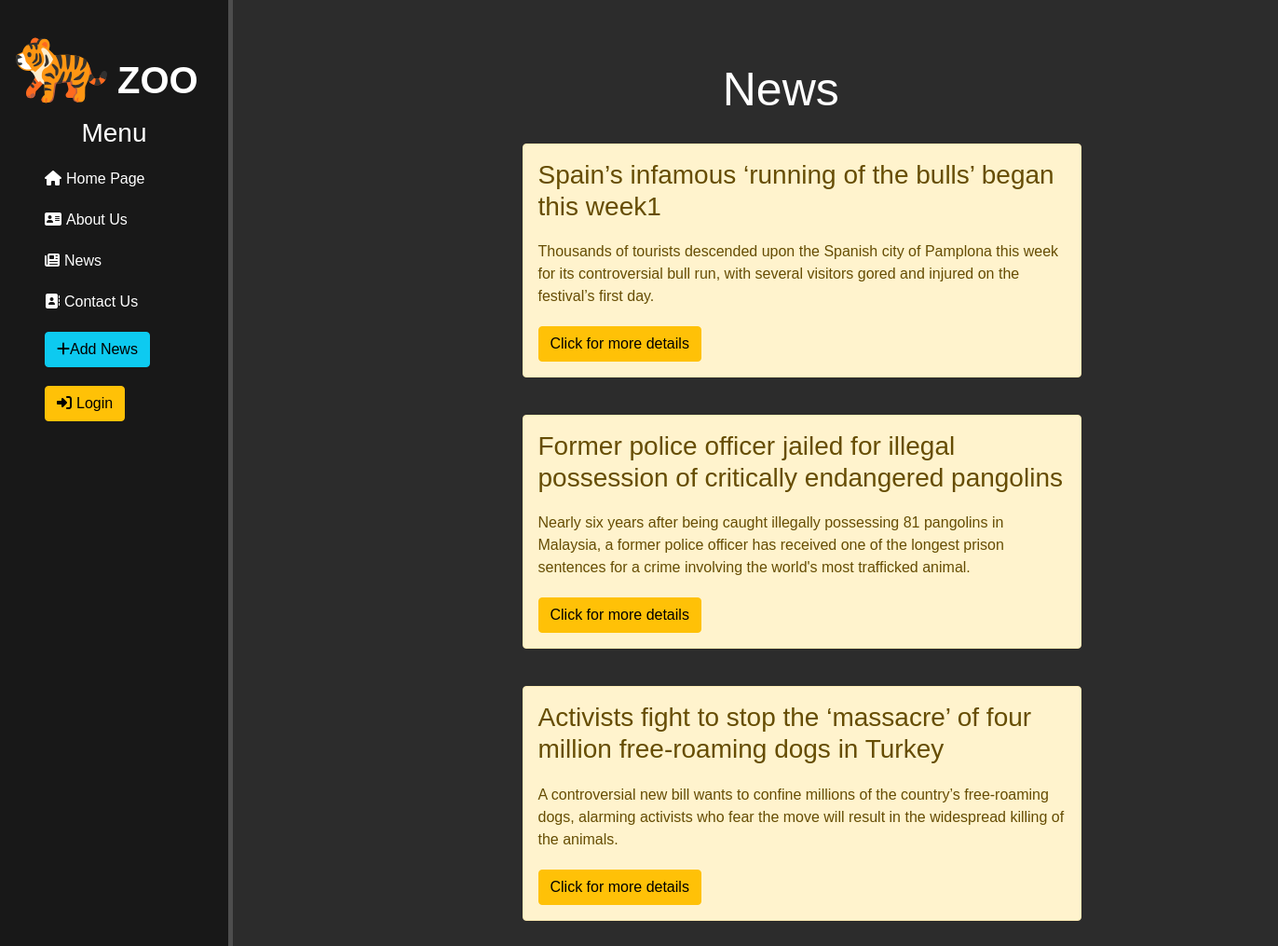
Page /news/ on the committed database.
### news/models.py (models this page shows, shortened)
class Articles(models.Model):
    title = models.CharField('Название', max_length=120)
    anons = models.CharField('Анонс', max_length=250)
    full_text = models.TextField('Содержание')
    date = models.DateTimeField('Дата публикации')
    class Meta:
        verbose_name = 'News'
        verbose_name_plural = 'News'

### news/views.py (the view)
# urls.py: path('', views.news_home, name='news_home'),
def news_home(request):
    news = Articles.objects.order_by('-date')
    return render(request, 'news/news_home.html', {'news': news})

### news/templates/news/news_home.html (shortened to what this page needs)
{% extends 'main/layout.html' %}
{% block content %}
<div class="features">
    <h1>News</h1>
    {% if news%}
        {% for el in news %}
            <div class="alert alert-warning">
                <h3>{{ el.title }}</h3>
                <p>{{ el.anons }}</p>
                <a href="{% url 'news-detail' el.id %}" class = "btn btn-warning">Click for more details</a>
            </div>
        {% endfor %}
    {% else %}
        <p>No news for now</p>
    {% endif %}
</div>
{% endblock %}

### main/templates/main/layout.html (shortened to what this page needs)
{% load static %}
<!DOCTYPE html>
<html lang="en">
<head>
    <link rel="stylesheet" href="https://maxcdn.bootstrapcdn.com/bootstrap/4.0.0/css/bootstrap.min.css">
    <link rel="stylesheet" href="https://use.fontawesome.com/releases/v5.8.1/css/all.css">
    <link rel="stylesheet" href="https://cdn.jsdelivr.net/npm/bootstrap@5.0.0-beta1/dist/css/bootstrap.min.css">
    <link rel="stylesheet" href="https://use.fontawesome.com/releases/v5.7.2/css/all.css">
    <link rel="stylesheet" href="https://cdn.jsdelivr.net/npm/bootstrap@5.0.0-alpha1/dist/css/bootstrap.min.css">
    <link rel="stylesheet" href="https://cdnjs.cloudflare.com/ajax/libs/font-awesome/4.7.0/css/font-awesome.min.css">
    <link rel="stylesheet" href="{% static '/main/css/main.css' %}">
</head>
<body>
    <aside>
        <img src="{% static 'main/img/tiger.svg'%}">
        <span class ="logo">ZOO</span>
        <div class="menu_list">
            <h3>Menu</h3>
                <ul>
                    <a href="{% url 'home' %}"><li><i class="fa-solid fa-house" style="margin-right:5px"></i>Home Page</li></a>
                    <a href="{% url 'about' %}"><li><i class="fa-solid fa-address-card" style="margin-right:5px"></i>About Us</li></a>
                    <a href="{% url 'news_home' %}"><li><i class="fa-solid fa-newspaper" style="margin-right:5px"></i>News</li></a>
                    <a href="{% url 'contact' %}"><li><i class="fa-solid fa-address-book" style="margin-right:5px"></i>Contact Us</li></a>
                    <a href="{% url 'create' %}"><li><button type="button" class="btn btn-info"><i class="fa-solid fa-plus"></i>Add News</button></li></a>
                    <a href="{% url 'login' %}"><li><button type="button" class="btn btn-warning"><i class="fa-solid fa-right-to-bracket" style="margin-right:5px"></i>Login</button></li></a>
                </ul>
        </div>
    </aside>
    <main>
        <section>
        {% block content %}
        {% endblock %}
    </section>
    </main>
</body>
</html>

### main/static/main/css/main.css (style rules this page uses)
body { background: #2c2c2c; }
main { display: flex; }
aside { background: #181818; color: #fff; border-right: 5px solid #4d4d4d; width: 250px; padding: 1rem; position: fixed; height: 100%; overflow: auto; }
aside img { width: 100px; float: left; position: relative; }
aside .logo { font-size: 40px; margin-left: 10px; font-weight: bold; position:relative; top: 40px; }
.menu_list { margin-top: 50px; text-align: left; }
.menu_list h3 { text-align: center; }
aside ul { list-style: none; }
aside ul li { color:#fff; display: block; margin-top: 20px; transition: transform .6s ease; }
aside a { text-decoration: none; }
section { padding: 1rem; margin-left: 250px; width:100%; }
main .features { float: right; color: #fff; width: 95%; margin-top: 50px; text-align: center; }
main .features h1 { font-size: 50px; }
main .features p { max-width: 700px; margin: 20px auto }
.alert-warning { float: left; clear: both; width: 600px; margin: 20px 30vh; text-align: left; }
* { margin: 0; padding: 0; box-sizing: border-box; font-family: 'Poppins', sans-serif; }

### rows in the picture
Articles: title "Spain’s infamous ‘running of the bulls’ began this week1", anons "Thousands of tourists descended upon the Spanish city of Pamplona this week for its controversial bull run, with several visitors gored and injured on the festival’s first day."
Articles: title "Former police officer jailed for illegal possession of critically endangered pangolins", anons "Nearly six years after being caught illegally possessing 81 pangolins in Malaysia, a former police officer has received one of the longest prison sentences for a crime involving the world's most trafficked animal."
Articles: title "Activists fight to stop the ‘massacre’ of four million free-roaming dogs in Turkey", anons "A controversial new bill wants to confine millions of the country’s free-roaming dogs, alarming activists who fear the move will result in the widespread killing of the animals."
